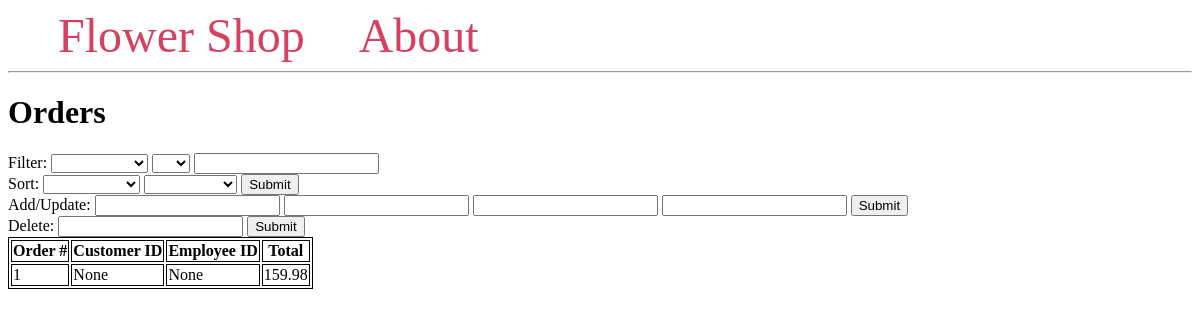
The page /orders on the database as committed earlier.
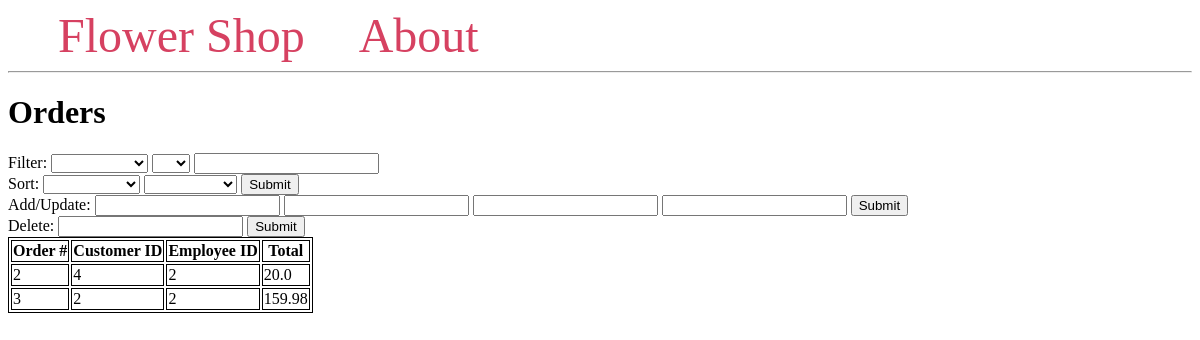
The same page on the database as committed later.
### tables this page shows
CREATE TABLE orders(
                orderID INTEGER PRIMARY KEY,
                customerID INTEGER,
                employeeID INTEGER,
                total NOT NULL CHECK (total>=0),
                FOREIGN KEY (customerID)
                    REFERENCES customer (customerID)
                    ON DELETE SET NULL,
                FOREIGN KEY (employeeID)
                    REFERENCES employee (employeeID)
                    ON DELETE SET NULL
            );

### main.py (the view, shortened to what this page needs)
@app.route("/orders", methods=("GET", "POST"))
def orders():
    conn = get_db_connection()
    cursor = conn.cursor()
    db = Database(conn, cursor)
    orders = conn.execute("SELECT * FROM orders").fetchall()
    return render_template("orders.html", orders=orders)

### main.py (called while the page is built)
def get_db_connection():
    conn = sqlite3.connect('flowershopdatabase.db', check_same_thread=False)
    conn.execute("PRAGMA foreign_keys = 1")
    conn.row_factory = sqlite3.Row
    return conn

### templates/orders.html (shortened to what this page needs)
{% extends 'base.html' %}
{% block content %}
    <h1>{% block title %} Orders {% endblock %}</h1>
    <div>
        <form method="post">
            <div>
                <label>Filter:</label>
                <select name="filt_attr">
                    <option value=""></option>
                    <option value="orderID">Order #</option>
                </select>
                <select name="op">
                    <option value=""></option>
                    <option value="=">=</option>
                </select>
                <input type="text" name="value">
            </div>
            <label>Sort:</label>
            <select name="sort_attr" id="sort_attr">
                    <option value=""></option>
                    <option value="orderID">Order #</option>
            </select>
            <select name="asc" id="asc">
                <option value=""></option>
                <option value="ASC">Ascending</option>
            </select>
            <button type="submit" name="sort" value="sort">Submit</button>
            <div>
                <label>Add/Update:</label>
                <input type="text" name="orderID">
                <input type="text" name="customerID">
                <input type="text" name="employeeID">
                <input type="text" name="total">
                <button type="submit" name="add" value="add">Submit</button>
            </div>
            <div>
                <label>Delete:</label>
                <input type="text" name="orderID2">
                <button type="submit" name="del" value="del">Submit</button>
            </div>
        </form>
    </div>
    <table>
        <tr>
          <th>Order #</th>
          <th>Customer ID</th>
          <th>Employee ID</th>
          <th>Total</th>
        </tr>
        {% for order in orders %}
                <tr>
                    <td>{{ order['orderID'] }}</td>
                    <td>{{ order['customerID'] }}</td>
                    <td>{{ order['employeeID'] }}</td>
                    <td>{{ order['total'] }}</td>
                </tr>
        {% endfor %}
    </table>
{% endblock %}

### templates/base.html (shortened to what this page needs)
<!DOCTYPE html>
<html lang="en">
<head>
</head>
<body>
    <nav>
        <a href="{{ url_for('index') }}">Flower Shop</a>
        <a href="#">About</a>
    </nav>
    <hr>
    <div class="content">
        {% block content %} {% endblock %}
    </div>
</body>
</html>

### templates/base.html (style rules this page uses)
nav a { color: #d64161; font-size: 3em; margin-left: 50px; text-decoration: none; }
table, th, td { border: 1px solid black; }

Rows that differ between the two databases and show on the page:
removed orders: orderID "1", customerID "None", employeeID "None", total "159.98"
added orders: orderID "2", customerID "4", employeeID "2", total "20.0"
added orders: orderID "3", customerID "2", employeeID "2", total "159.98"
